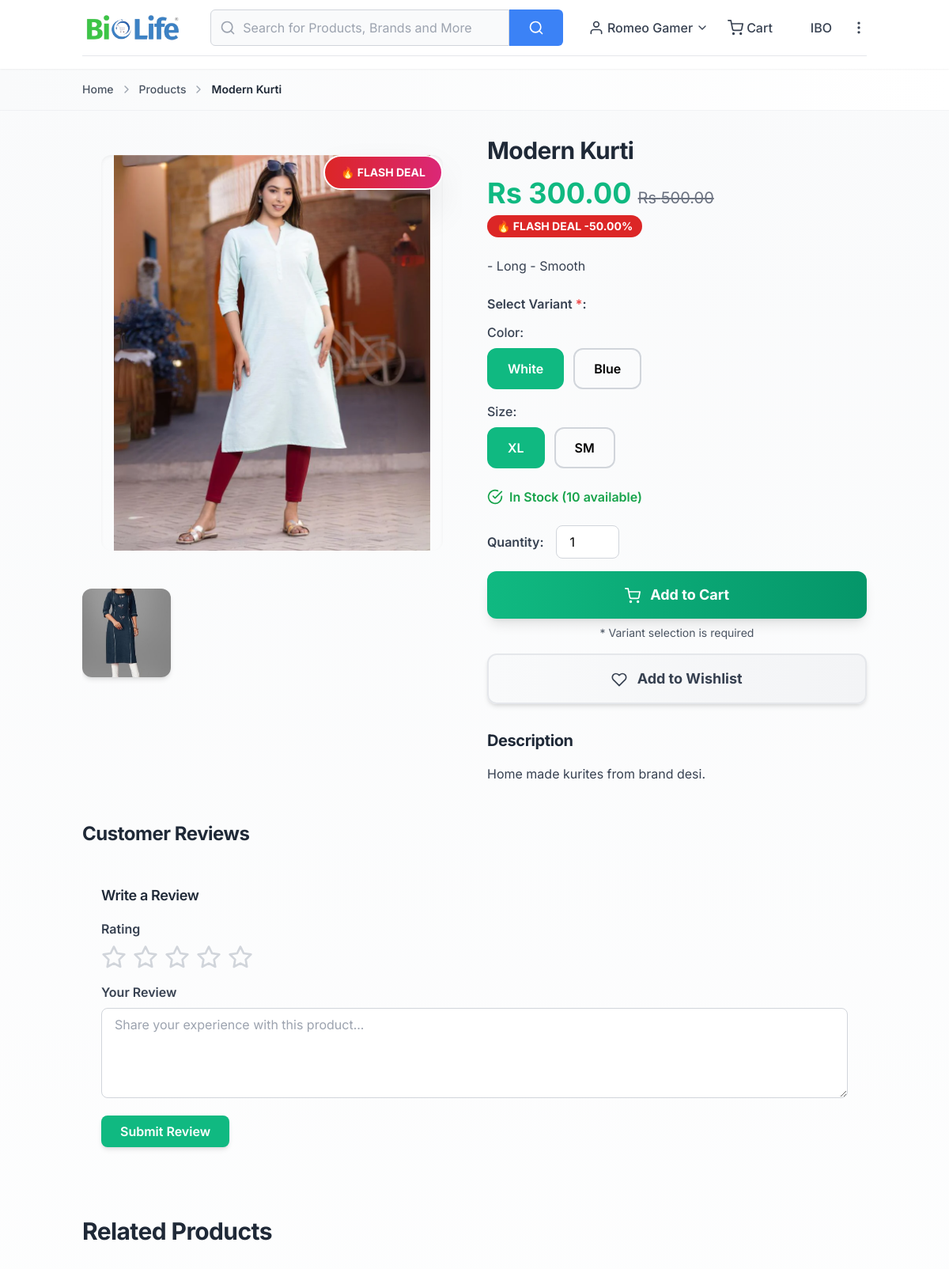
Before: /products/1/ (signed in, upper part) with the older database file.
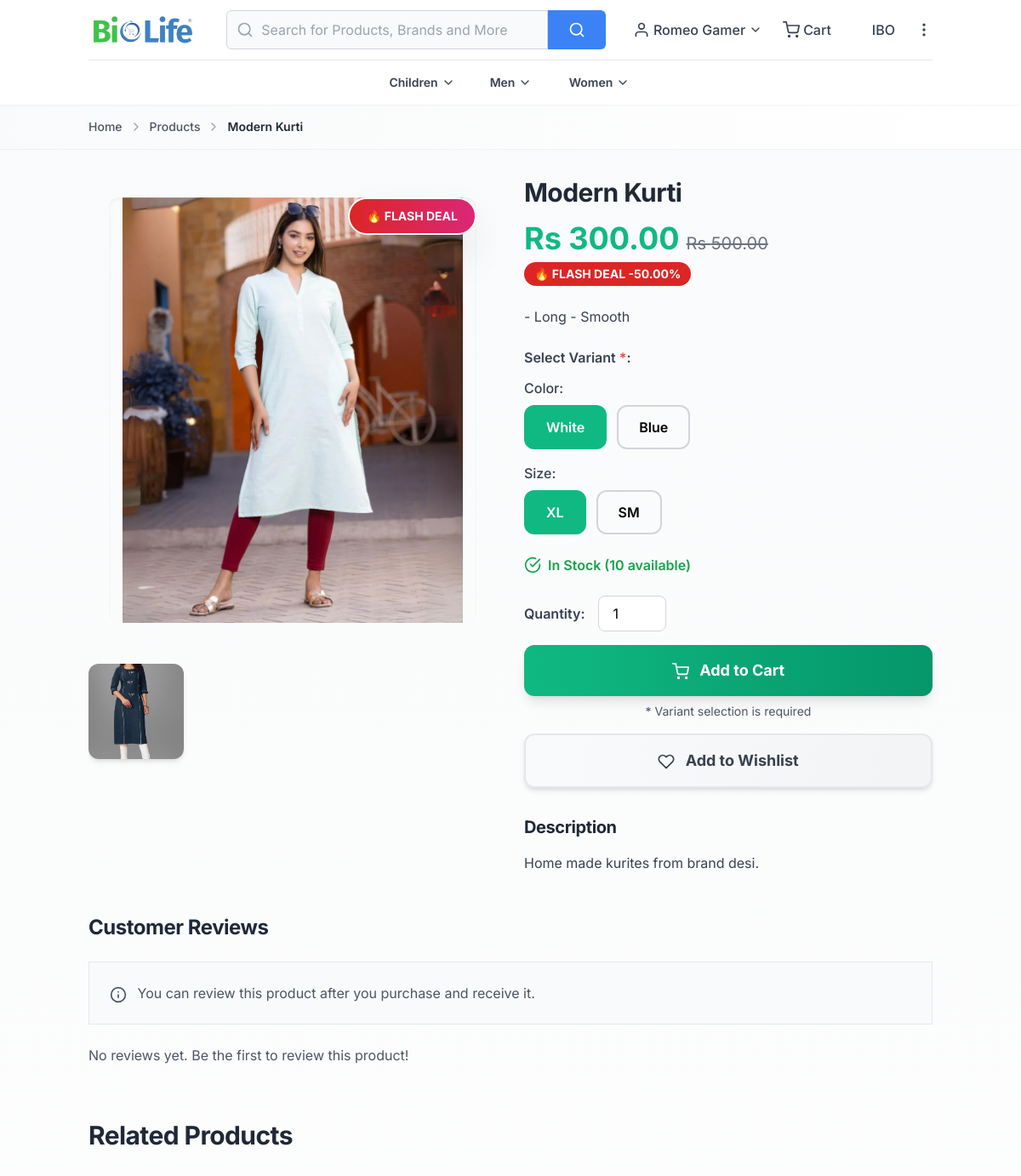
After: the same page with the newer database file.
### core/models.py (models this page shows, shortened)
class Category(models.Model):
    name = models.CharField(max_length=255)
    image = models.ImageField(upload_to='categories/', blank=True, null=True)
    is_featured = models.BooleanField(default=False, help_text='Show in header category bar')
    created_at = models.DateTimeField(auto_now_add=True)
    updated_at = models.DateTimeField(auto_now=True)
    class Meta:
        verbose_name = 'Category'
        verbose_name_plural = 'Categories'
        ordering = ['name']

### website/views/product_views.py (the view, shortened to what this page needs)
# urls.py: path('products/<int:pk>/', product_views.product_detail, name='product_detail'),
def product_detail(request, pk, earn_code=None):
    product = get_object_or_404(Product, pk=pk, is_active=True)
    affiliate_user = None
    product_images = product.images.all()
    reviews = ProductReview.objects.filter(product=product).order_by('-created_at')[:10]
    avg_rating = reviews.aggregate(
        avg=Avg('star')
    )['avg'] or 0
    related_products = Product.objects.filter(
        category=product.category,
        is_active=True
    ).exclude(pk=product.pk)[:4]
    variant_data_json = json.dumps(product.product_varient) if product.product_varient else '{}'
    can_review = False
    user_review = None
    is_in_wishlist = False
    can_earn = False
    user_earn_code = None
    commission_percent = None
    if request.user.is_authenticated:
        can_review = can_user_review_product(request.user, product)
        if can_review:
            user_review = ProductReview.objects.filter(user=request.user, product=product).first()
        is_in_wishlist = Wishlist.objects.filter(user=request.user, product=product).exists()
        has_access, _ = check_influencer_kyc_access(request.user)
        if has_access:
            can_earn = True
            user_earn_code = request.user.earn_code
            setting = Setting.objects.first()
            if setting:
                commission_percent = setting.sale_commision
    context = {
        'product': product,
        'product_images': product_images,
        'reviews': reviews,
        'avg_rating': round(avg_rating, 1),
        'related_products': related_products,
        'variant_data_json': variant_data_json,
        'can_review': can_review,
        'user_review': user_review,
        'is_in_wishlist': is_in_wishlist,
        'can_earn': can_earn,
        'user_earn_code': user_earn_code,
        'commission_percent': commission_percent,
        'affiliate_user': affiliate_user,
        'is_affiliate_link': bool(earn_code),
    }
    return render(request, 'site/products/detail.html', context)

### core/models.py (called while the page is built)
    def get_active_flash_deal(self):
        from django.utils import timezone
        now = timezone.now()
        active_deals = self.flash_deals.filter(
            is_active=True,
            start_time__lte=now,
            end_time__gte=now
        ).first()
        return active_deals

### website/context_processors.py (called while the page is built)
def cart_count(request):
    cart = request.session.get('cart', {})
    items = cart.get('items', [])
    count = sum(item.get('quantity', 0) for item in items)
    return {'cart_count': count}

def wishlist_count(request):
    if request.user.is_authenticated:
        count = Wishlist.objects.filter(user=request.user).count()
    else:
        count = 0
    return {'wishlist_count': count}

def categories(request):
    categories_list = Category.objects.filter(
        is_featured=True
    ).prefetch_related(
        'sub_categories__child_categories'
    ).all()  # Only featured categories for header
    return {'nav_categories': categories_list}

def site_settings(request):
    setting = Setting.objects.first()
    return {'site_settings': setting}

### templates/site/products/detail.html (shortened to what the changed rows need)
{% extends 'site/layouts/base.html' %}
{% load static %}
{% block content %}
<div class="container mx-auto px-4 py-8">
    <div class="grid grid-cols-1 lg:grid-cols-2 gap-8">
        <div class="lg:sticky lg:top-20 lg:self-start">
            <h1 class="text-3xl font-bold text-gray-800 mb-4">{{ product.name }}</h1>
            {% if product.product_varient and product.product_varient.enabled and product.product_varient.variants %}
            <div class="mb-6" id="variant-selection-section">
                <div id="variant-types-container">
                    {% for variant_type in product.product_varient.variants %}
                    <div class="mb-4">
                        <label class="block text-gray-700 font-medium mb-2">{{ variant_type.name }}:</label>
                        <div class="flex flex-wrap gap-3">
                            {% for value in variant_type.values %}
                                <button type="button"
                                        class="variant-value-btn px-6 py-3 border-2 rounded-xl font-semibold transition-all duration-300 border-gray-300 hover:border-biolife-green hover:bg-biolife-green-light hover:shadow-md transform hover:scale-105 active:scale-100"
                                        data-variant-type="{{ variant_type.name }}"
                                        data-variant-value="{{ value }}">
                                    {{ value }}
                                </button>
                            {% endfor %}
                        </div>
                    </div>
                    {% endfor %}
                </div>
            </div>
            {% endif %}
        </div>
    </div>
    <div class="mt-12">
        <h2 class="text-2xl font-bold text-gray-800 mb-6">Customer Reviews</h2>
        {% if can_review %}
        <div class="card p-6 mb-6">
            <h3 class="text-lg font-semibold text-gray-800 mb-4">
                {% if user_review %}Update Your Review{% else %}Write a Review{% endif %}
            </h3>
            <form method="post" action="{% url 'website:submit_review' product.id %}">
                <div class="mb-4">
                    <label class="block text-gray-700 font-semibold mb-2">Rating</label>
                    <div class="flex items-center space-x-2" id="rating-stars">
                        {% for i in "12345"|make_list %}
                        <button type="button" class="star-btn text-3xl text-gray-300 hover:text-yellow-400 transition-colors" data-rating="{{ forloop.counter }}">
                            <i data-feather="star" class="w-8 h-8"></i>
                        </button>
                        {% endfor %}
                    </div>
                </div>
                <div class="mb-4">
                    <label for="review-message" class="block text-gray-700 font-semibold mb-2">Your Review</label>
                    <textarea name="message" id="review-message" rows="4"
                              class="w-full px-4 py-2 border border-gray-300 rounded-lg focus:outline-none focus:ring-2 focus:ring-biolife-green"
                              placeholder="Share your experience with this product...">{% if user_review %}{{ user_review.message }}{% endif %}</textarea>
                </div>
                <button type="submit" class="bg-biolife-green text-white px-6 py-2 rounded-lg hover:bg-biolife-green-dark transition-all duration-200 font-semibold shadow-md hover:shadow-lg">
                    {% if user_review %}Update Review{% else %}Submit Review{% endif %}
                </button>
            </form>
        </div>
        {% elif user.is_authenticated %}
        <div class="card p-6 mb-6 bg-gray-50 border border-gray-200">
            <p class="text-gray-600">
                <i data-feather="info" class="w-5 h-5 inline mr-2"></i>
                You can review this product after you purchase and receive it.
            </p>
        </div>
        {% endif %}
        {% if reviews %}
            <h3 class="text-xl font-semibold text-gray-800 mb-4 mt-8">All Reviews</h3>
            <div class="space-y-4">
                {% for review in reviews %}
                    {% if not user_review or review.id != user_review.id %}
                    <div class="card p-6">
                        <div class="flex items-center justify-between mb-2">
                            <div class="flex items-center">
                                <div class="flex">
                                    {% for i in "12345"|make_list %}
                                        {% if forloop.counter <= review.star %}
                                            <i data-feather="star" class="w-4 h-4 text-yellow-400 fill-current"></i>
                                        {% else %}
                                            <i data-feather="star" class="w-4 h-4 text-gray-300"></i>
                                        {% endif %}
                                    {% endfor %}
                                </div>
                                <span class="ml-2 font-semibold text-gray-800">{{ review.user.name }}</span>
                            </div>
                            <span class="text-sm text-gray-500">{{ review.created_at|date:"M d, Y" }}</span>
                        </div>
                        {% if review.message %}
                            <p class="text-gray-700">{{ review.message }}</p>
                        {% endif %}
                    </div>
                    {% endif %}
                {% endfor %}
            </div>
        {% elif not can_review %}
            <p class="text-gray-600">No reviews yet. Be the first to review this product!</p>
        {% endif %}
    </div>
    {% if related_products %}
    <div class="mt-16">
        <h2 class="text-3xl font-bold text-gray-800 mb-8">Related Products</h2>
    </div>
    {% endif %}
</div>
{% endblock %}

### templates/site/layouts/header.html (shortened to what the changed rows need)
{% load static %}
<header class="bg-white sticky top-0 z-50 shadow-sm">
    <div class="container mx-auto px-4">
        <div class="flex items-center justify-between py-3">
            <div class="hidden md:flex items-center">
            </div>
            <div class="hidden md:flex flex-1 max-w-2xl mx-8">
            </div>
            <div class="hidden md:flex items-center space-x-6">
            </div>
        </div>
        <div id="category-bar" class="hidden md:block bg-white border-t border-gray-200 overflow-visible">
            <div class="container mx-auto px-4 overflow-visible">
                <div class="flex items-center justify-center space-x-1 py-2">
                    {% for category in nav_categories %}
                        <div class="category-nav-item relative group flex-shrink-0 overflow-visible" data-category-id="{{ category.id }}">
                            <a href="{% url 'website:category_detail' category.id %}" class="flex flex-col items-center px-3 py-2 hover:text-blue-600 transition-colors {% if request.resolver_match.url_name == 'home' %}min-w-[80px]{% else %}min-w-[100px]{% endif %}">
                                {% if request.resolver_match.url_name == 'home' %}
                                    <div class="relative mb-1">
                                        {% if category.image %}
                                            <img src="{{ category.image.url }}" alt="{{ category.name }}" class="w-14 h-14 object-cover rounded">
                                        {% else %}
                                            <div class="w-14 h-14 bg-gray-200 rounded flex items-center justify-center">
                                                <i data-feather="grid" class="w-6 h-6 text-gray-400"></i>
                                            </div>
                                        {% endif %}
                                    </div>
                                    <span class="text-xs text-center font-medium text-gray-700 group-hover:text-blue-600">{{ category.name }}</span>
                                {% else %}
                                    <span class="text-sm font-semibold text-gray-700 group-hover:text-blue-600 flex items-center">
                                        {{ category.name }}
                                        {% if category.sub_categories.all %}
                                            <i data-feather="chevron-down" class="w-4 h-4 ml-1 group-hover:hidden"></i>
                                        {% endif %}
                                    </span>
                                {% endif %}
                            </a>
                        </div>
                    {% endfor %}
                </div>
            </div>
        </div>
    </div>
</header>

Changed rows visible on the page:
now on this page (row edited): Category: name "Children"
now on this page (row edited): Category: name "Men"
now on this page (row edited): Category: name "Women"
Other visible differences:
text no longer shown: "Write a Review Rating Your Review Submit Review"
text now shown: "You can review this product after you purchase and receive it. No reviews yet. Be the first to review this product!"
